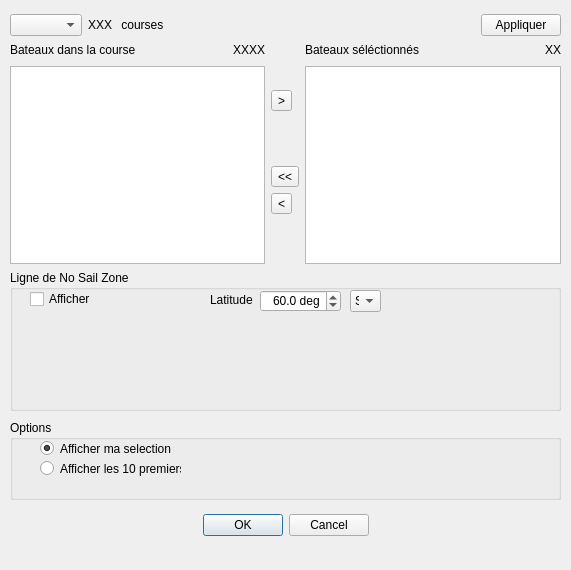
<?xml version="1.0" encoding="UTF-8"?>
<ui version="4.0">
 <class>race_dialog_ui</class>
 <widget class="QDialog" name="race_dialog_ui">
  <property name="geometry">
   <rect>
    <x>0</x>
    <y>0</y>
    <width>571</width>
    <height>570</height>
   </rect>
  </property>
  <property name="windowTitle">
   <string>Paramétre des courses</string>
  </property>
  <widget class="QWidget" name="layoutWidget">
   <property name="geometry">
    <rect>
     <x>10</x>
     <y>510</y>
     <width>551</width>
     <height>31</height>
    </rect>
   </property>
   <layout class="QHBoxLayout" name="_2">
    <item>
     <spacer>
      <property name="orientation">
       <enum>Qt::Horizontal</enum>
      </property>
      <property name="sizeHint" stdset="0">
       <size>
        <width>40</width>
        <height>20</height>
       </size>
      </property>
     </spacer>
    </item>
    <item>
     <widget class="QPushButton" name="btn_Ok">
      <property name="text">
       <string>OK</string>
      </property>
     </widget>
    </item>
    <item>
     <widget class="QPushButton" name="btn_cancel">
      <property name="text">
       <string>Cancel</string>
      </property>
     </widget>
    </item>
    <item>
     <spacer>
      <property name="orientation">
       <enum>Qt::Horizontal</enum>
      </property>
      <property name="sizeHint" stdset="0">
       <size>
        <width>40</width>
        <height>20</height>
       </size>
      </property>
     </spacer>
    </item>
   </layout>
  </widget>
  <widget class="QWidget" name="layoutWidget">
   <property name="geometry">
    <rect>
     <x>10</x>
     <y>10</y>
     <width>551</width>
     <height>30</height>
    </rect>
   </property>
   <layout class="QHBoxLayout" name="horizontalLayout_4">
    <item>
     <widget class="QComboBox" name="chooser_raceList">
      <property name="sizePolicy">
       <sizepolicy hsizetype="Preferred" vsizetype="Fixed">
        <horstretch>0</horstretch>
        <verstretch>0</verstretch>
       </sizepolicy>
      </property>
     </widget>
    </item>
    <item>
     <widget class="QLabel" name="nbRace">
      <property name="text">
       <string>XXX</string>
      </property>
     </widget>
    </item>
    <item>
     <widget class="QLabel" name="label_3">
      <property name="text">
       <string> courses</string>
      </property>
     </widget>
    </item>
    <item>
     <spacer name="horizontalSpacer_4">
      <property name="orientation">
       <enum>Qt::Horizontal</enum>
      </property>
      <property name="sizeHint" stdset="0">
       <size>
        <width>40</width>
        <height>20</height>
       </size>
      </property>
     </spacer>
    </item>
    <item>
     <widget class="QPushButton" name="syncVal">
      <property name="text">
       <string>Appliquer</string>
      </property>
     </widget>
    </item>
   </layout>
  </widget>
  <widget class="QWidget" name="layoutWidget">
   <property name="geometry">
    <rect>
     <x>10</x>
     <y>40</y>
     <width>551</width>
     <height>224</height>
    </rect>
   </property>
   <layout class="QHBoxLayout" name="horizontalLayout_3">
    <item>
     <layout class="QVBoxLayout" name="verticalLayout_2">
      <item>
       <layout class="QHBoxLayout" name="horizontalLayout">
        <item>
         <widget class="QLabel" name="label">
          <property name="text">
           <string>Bateaux dans la course</string>
          </property>
         </widget>
        </item>
        <item>
         <spacer name="horizontalSpacer">
          <property name="orientation">
           <enum>Qt::Horizontal</enum>
          </property>
          <property name="sizeHint" stdset="0">
           <size>
            <width>40</width>
            <height>20</height>
           </size>
          </property>
         </spacer>
        </item>
        <item>
         <widget class="QLabel" name="nbAvailable">
          <property name="text">
           <string>XXXX</string>
          </property>
         </widget>
        </item>
       </layout>
      </item>
      <item>
       <widget class="QListWidget" name="availableBoat"/>
      </item>
     </layout>
    </item>
    <item>
     <layout class="QVBoxLayout" name="verticalLayout">
      <item>
       <spacer name="verticalSpacer">
        <property name="orientation">
         <enum>Qt::Vertical</enum>
        </property>
        <property name="sizeHint" stdset="0">
         <size>
          <width>20</width>
          <height>40</height>
         </size>
        </property>
       </spacer>
      </item>
      <item>
       <widget class="QToolButton" name="toolButton">
        <property name="text">
         <string>&gt;</string>
        </property>
       </widget>
      </item>
      <item>
       <spacer name="verticalSpacer_2">
        <property name="orientation">
         <enum>Qt::Vertical</enum>
        </property>
        <property name="sizeHint" stdset="0">
         <size>
          <width>20</width>
          <height>40</height>
         </size>
        </property>
       </spacer>
      </item>
      <item>
       <widget class="QToolButton" name="toolButton_4">
        <property name="text">
         <string>&lt;&lt;</string>
        </property>
       </widget>
      </item>
      <item>
       <widget class="QToolButton" name="toolButton_2">
        <property name="text">
         <string>&lt;</string>
        </property>
       </widget>
      </item>
      <item>
       <spacer name="verticalSpacer_3">
        <property name="orientation">
         <enum>Qt::Vertical</enum>
        </property>
        <property name="sizeHint" stdset="0">
         <size>
          <width>20</width>
          <height>40</height>
         </size>
        </property>
       </spacer>
      </item>
     </layout>
    </item>
    <item>
     <layout class="QVBoxLayout" name="verticalLayout_3">
      <item>
       <layout class="QHBoxLayout" name="horizontalLayout_2">
        <item>
         <widget class="QLabel" name="label_2">
          <property name="text">
           <string>Bateaux séléctionnés</string>
          </property>
         </widget>
        </item>
        <item>
         <spacer name="horizontalSpacer_2">
          <property name="orientation">
           <enum>Qt::Horizontal</enum>
          </property>
          <property name="sizeHint" stdset="0">
           <size>
            <width>40</width>
            <height>20</height>
           </size>
          </property>
         </spacer>
        </item>
        <item>
         <widget class="QLabel" name="nbSelect">
          <property name="text">
           <string>XX</string>
          </property>
         </widget>
        </item>
       </layout>
      </item>
      <item>
       <widget class="QListWidget" name="selectedBoat"/>
      </item>
     </layout>
    </item>
   </layout>
  </widget>
  <widget class="QGroupBox" name="groupBox">
   <property name="geometry">
    <rect>
     <x>10</x>
     <y>270</y>
     <width>551</width>
     <height>141</height>
    </rect>
   </property>
   <property name="title">
    <string>Ligne de No Sail Zone</string>
   </property>
   <widget class="QCheckBox" name="displayNSZ">
    <property name="geometry">
     <rect>
      <x>20</x>
      <y>20</y>
      <width>72</width>
      <height>18</height>
     </rect>
    </property>
    <property name="text">
     <string>Afficher</string>
    </property>
   </widget>
   <widget class="QDoubleSpinBox" name="latNSZ">
    <property name="geometry">
     <rect>
      <x>250</x>
      <y>20</y>
      <width>81</width>
      <height>22</height>
     </rect>
    </property>
    <property name="alignment">
     <set>Qt::AlignRight|Qt::AlignTrailing|Qt::AlignVCenter</set>
    </property>
    <property name="suffix">
     <string> deg</string>
    </property>
    <property name="decimals">
     <number>1</number>
    </property>
    <property name="maximum">
     <double>90.000000000000000</double>
    </property>
    <property name="value">
     <double>60.000000000000000</double>
    </property>
   </widget>
   <widget class="QLabel" name="label_4">
    <property name="geometry">
     <rect>
      <x>200</x>
      <y>23</y>
      <width>46</width>
      <height>14</height>
     </rect>
    </property>
    <property name="text">
     <string>Latitude</string>
    </property>
   </widget>
   <widget class="QWidget" name="verticalLayoutWidget">
    <property name="geometry">
     <rect>
      <x>20</x>
      <y>50</y>
      <width>521</width>
      <height>80</height>
     </rect>
    </property>
    <layout class="QVBoxLayout" name="verticalLayout_4"/>
   </widget>
   <widget class="QComboBox" name="nsNSZ">
    <property name="geometry">
     <rect>
      <x>340</x>
      <y>20</y>
      <width>31</width>
      <height>22</height>
     </rect>
    </property>
    <property name="sizePolicy">
     <sizepolicy hsizetype="Preferred" vsizetype="Fixed">
      <horstretch>0</horstretch>
      <verstretch>0</verstretch>
     </sizepolicy>
    </property>
    <property name="currentIndex">
     <number>1</number>
    </property>
    <item>
     <property name="text">
      <string>N</string>
     </property>
    </item>
    <item>
     <property name="text">
      <string>S</string>
     </property>
    </item>
   </widget>
  </widget>
  <widget class="QGroupBox" name="groupBox_2">
   <property name="geometry">
    <rect>
     <x>10</x>
     <y>420</y>
     <width>551</width>
     <height>80</height>
    </rect>
   </property>
   <property name="title">
    <string>Options</string>
   </property>
   <widget class="QRadioButton" name="buttonMySelection">
    <property name="geometry">
     <rect>
      <x>30</x>
      <y>20</y>
      <width>131</width>
      <height>17</height>
     </rect>
    </property>
    <property name="text">
     <string>Afficher ma selection</string>
    </property>
    <property name="checked">
     <bool>true</bool>
    </property>
   </widget>
   <widget class="QRadioButton" name="button10First">
    <property name="geometry">
     <rect>
      <x>30</x>
      <y>40</y>
      <width>141</width>
      <height>17</height>
     </rect>
    </property>
    <property name="text">
     <string>Afficher les 10 premiers</string>
    </property>
   </widget>
  </widget>
 </widget>
 <resources/>
 <connections>
  <connection>
   <sender>chooser_raceList</sender>
   <signal>currentIndexChanged(int)</signal>
   <receiver>race_dialog_ui</receiver>
   <slot>chgRace(int)</slot>
   <hints>
    <hint type="sourcelabel">
     <x>62</x>
     <y>18</y>
    </hint>
    <hint type="destinationlabel">
     <x>262</x>
     <y>26</y>
    </hint>
   </hints>
  </connection>
  <connection>
   <sender>toolButton</sender>
   <signal>clicked()</signal>
   <receiver>race_dialog_ui</receiver>
   <slot>addBoat()</slot>
   <hints>
    <hint type="sourcelabel">
     <x>293</x>
     <y>100</y>
    </hint>
    <hint type="destinationlabel">
     <x>296</x>
     <y>140</y>
    </hint>
   </hints>
  </connection>
  <connection>
   <sender>toolButton_2</sender>
   <signal>clicked()</signal>
   <receiver>race_dialog_ui</receiver>
   <slot>delBoat()</slot>
   <hints>
    <hint type="sourcelabel">
     <x>293</x>
     <y>226</y>
    </hint>
    <hint type="destinationlabel">
     <x>293</x>
     <y>226</y>
    </hint>
   </hints>
  </connection>
  <connection>
   <sender>btn_Ok</sender>
   <signal>clicked()</signal>
   <receiver>race_dialog_ui</receiver>
   <slot>accept()</slot>
   <hints>
    <hint type="sourcelabel">
     <x>230</x>
     <y>278</y>
    </hint>
    <hint type="destinationlabel">
     <x>127</x>
     <y>277</y>
    </hint>
   </hints>
  </connection>
  <connection>
   <sender>btn_cancel</sender>
   <signal>clicked()</signal>
   <receiver>race_dialog_ui</receiver>
   <slot>reject()</slot>
   <hints>
    <hint type="sourcelabel">
     <x>324</x>
     <y>275</y>
    </hint>
    <hint type="destinationlabel">
     <x>415</x>
     <y>278</y>
    </hint>
   </hints>
  </connection>
  <connection>
   <sender>toolButton_4</sender>
   <signal>clicked()</signal>
   <receiver>race_dialog_ui</receiver>
   <slot>delAllBoat()</slot>
   <hints>
    <hint type="sourcelabel">
     <x>294</x>
     <y>182</y>
    </hint>
    <hint type="destinationlabel">
     <x>307</x>
     <y>202</y>
    </hint>
   </hints>
  </connection>
  <connection>
   <sender>syncVal</sender>
   <signal>clicked()</signal>
   <receiver>race_dialog_ui</receiver>
   <slot>doSynch()</slot>
   <hints>
    <hint type="sourcelabel">
     <x>499</x>
     <y>24</y>
    </hint>
    <hint type="destinationlabel">
     <x>380</x>
     <y>20</y>
    </hint>
   </hints>
  </connection>
 </connections>
 <slots>
  <slot>chgRace(int)</slot>
  <slot>addBoat()</slot>
  <slot>delBoat()</slot>
  <slot>addAllBoat()</slot>
  <slot>delAllBoat()</slot>
  <slot>doSynch()</slot>
 </slots>
</ui>
